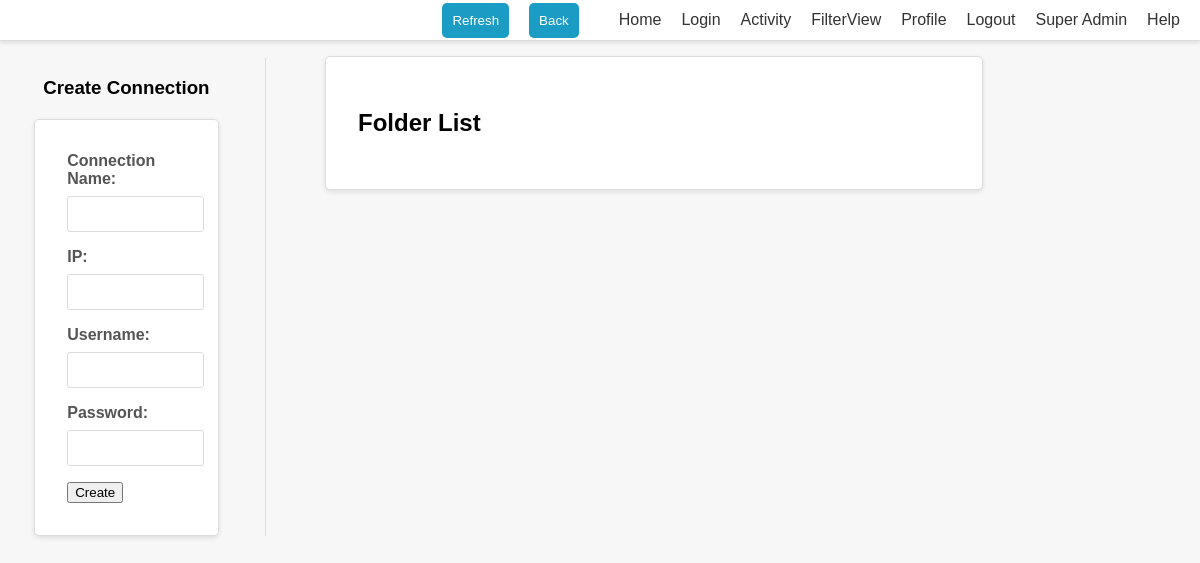
/ (signed in), run on an earlier commit of the app's database.
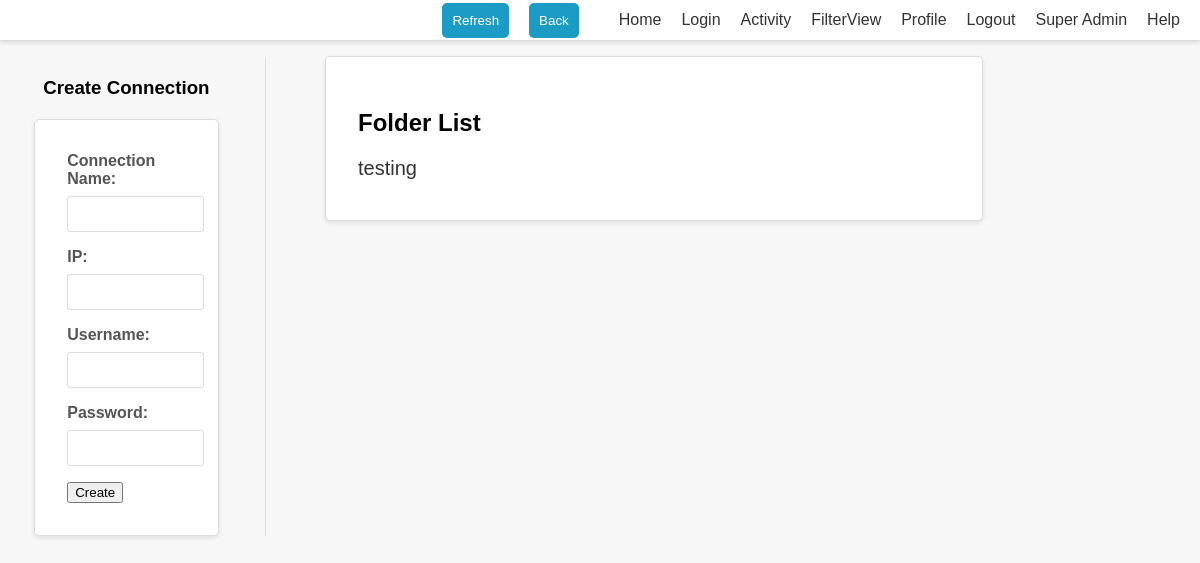
And on a later commit of the database.
### models/xmlapp_db.py (models this page shows, shortened)
class Connections(Base):
    __tablename__ = 'connections'
    uuid = Column("uuid", String(length=80), primary_key=True)
    connname = Column("connname", String(length=80), nullable=False)
    server = Column("server", String(length=80), nullable=False)
    username = Column("username", String, ForeignKey('person.id'))
    password = Column("password", String(length=80), nullable=False)
    assignedto = Column("assignedto", String, ForeignKey('person.id'))
    path = Column("path", String(length=80), nullable=False)

### app.py (the view)
@app.get("/", response_class=HTMLResponse)
async def create_connection(request: Request, user: User = Depends(auth_method.get_current_user_from_cookie)):
    if user:
        folder_path = "test_files"
        conn_asigned = [conn.connname for conn in Connections.find_conn_assignedto(user.id)]
        return templates.TemplateResponse("connections.html", {"request": request, "folders": conn_asigned})
    return RedirectResponse(url="/auth/login")

### templates/connections.html (shortened to what this page needs)
<!DOCTYPE html>
<html>
<head>
</head>
<body>
    <div id="left">
        <h3 id="form-title">Create Connection</h3>
		<form action="/create_connection" id="connection-form" method="post">
            <label for="name">Connection Name:</label>
            <input type="text" id="name" name="name"><br>
            <label for="ip">IP:</label>
            <input type="text" id="ip" name="ip"><br>
            <label for="username">Username:</label>
            <input type="text" id="username" name="username"><br>
			<label for="password">Password:</label>
			<input type="password" name="password" id="password" required><br>
            <button type="button" onclick="createConnection()">Create</button>
        </form>
    </div>
    <div class="folder-list" id="right">
		<h2>Folder List</h2>
		<ul>
			{% for folder in folders %}
				<li><a href="{{ url_for('folder_detail', folder_name=folder) }}">{{ folder }}</a></li>
			{% endfor %}
		</ul>
	</div>
</body>
{% include '_site_map.html' %}
</html>

What changed in the data, as far as the page shows it:
added Connections: connname "testing"
